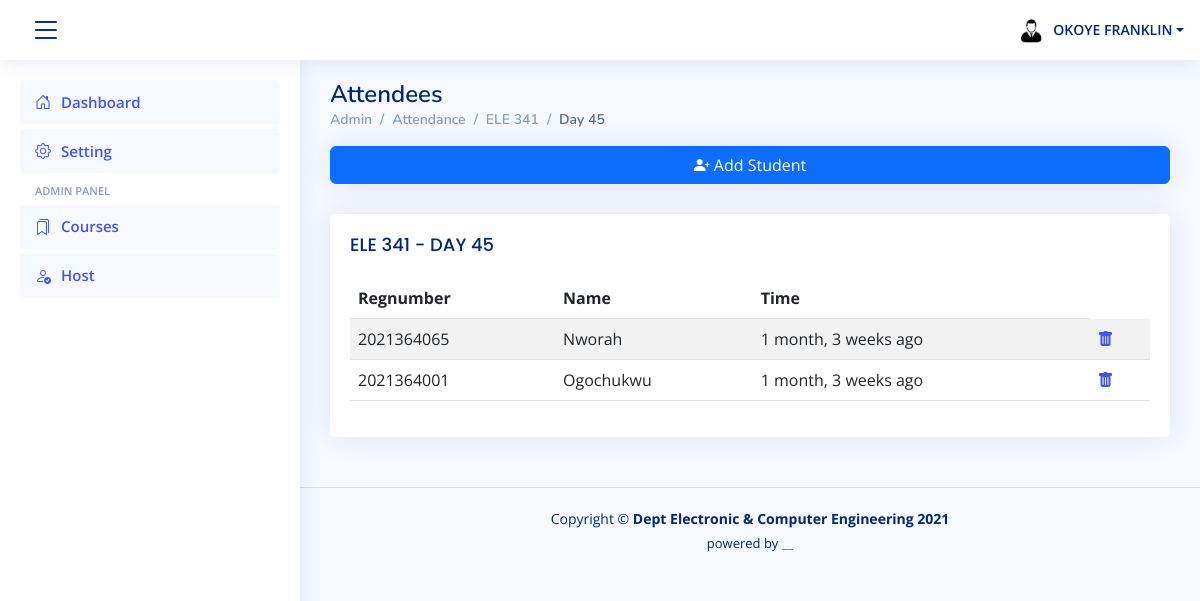
/attendees/9/ (signed in), run on the app's committed database.
### attendance/models.py (models this page shows, shortened)
class Attendance(models.Model):
    course = models.ForeignKey(Course, on_delete=models.CASCADE, default=None)
    day_number = models.PositiveIntegerField(default=0)
    start_date = models.DateField(auto_now=True)
    start_time = models.TimeField(auto_now=True)
    active = models.BooleanField(default=False)
    class Meta:
        unique_together = ['course', 'day_number']

class Course(models.Model):
    name_choices = settings.COURSE_LIST
    name = models.CharField(max_length=255, choices=name_choices, unique=True)
    def __str__(self):
        return self.name

class Attendee(models.Model):
    attendance = models.ForeignKey(Attendance, on_delete=models.CASCADE, default=None)
    user = models.ForeignKey(User, on_delete=models.CASCADE, default=None)
    signed_time = models.DateTimeField(auto_now=True)
    class Meta:
        unique_together = ['attendance', 'user']

### attendance/views.py (the view)
# urls.py: path('attendees/<int:pk>/', AttendeeList, name='attendee_list'),
def AttendeeList(request, pk):
    attendance = Attendance.objects.get(pk=pk)
    attendee = Attendee.objects.filter(attendance_id=pk).order_by('signed_time')
    student = Student.objects.get(reg_number=request.user)
    sex = {'M':'male'}.get(student.sex) # the need for the profile picture
    context = {'attendee':attendee, 'attendance':attendance, 'sex':sex}
    return render(request, template_name='attendee_list.html', context=context)

### templates/attendee_list.html (shortened to what this page needs)
{% extends "partials/base.html" %}
{%load humanize %}
{% block content %}
<main id="main" class="main">
    <div class="pagetitle">
      <h1>Attendees</h1>
      <nav>
        <ol class="breadcrumb">
          <li class="breadcrumb-item"><a href="{% url 'dashboard' %}">Admin</a></li>
          <li class="breadcrumb-item"><a href="{% url 'attendance_list' attendance.course.id %}">Attendance</a></li>
          <li class="breadcrumb-item">{{attendance.course.name}}</li>
          <li class="breadcrumb-item active">Day {{attendance.day_number}}</li>
        </ol>
      </nav>
    </div>
        <div class="card">
            <button type="button" class="btn btn-primary" data-bs-toggle="modal" data-bs-target="#verticalycentered">
                <i class="bi bi-person-plus-fill" ></i> Add Student
            </button>
        </div>
{% if attendee %}
<section class="section">
  <div class="row">
    <div class="col-lg-12">
    <div class="card">
        <div class="card-body">
          <h5 class="card-title"> {{attendance.course}} - DAY {{attendance.day_number}} </h5>
          <table class="table table-striped">
            <thead>
              <tr>
                <th scope="col">Regnumber</th>
                <th scope="col">Name</th>
                <th scope="col">Time</th>
              </tr>
            </thead>
            <tbody>
            {% for student in attendee %}
              <tr>
                <td>{{student.user.username}}</td>
                <td>{{student.user.first_name|title}}</td>
                <td> {{student.signed_time|naturaltime}} </td>
                <td><a href="{% url 'attendee_delete' student.id %}"><i class="bi bi-trash-fill"></i></a></td>
              </tr>
            {% endfor %}
            </tbody>
          </table>
        </div>
      </div>
    </div>
  </div>
</div>
    {%endif%}
{% endblock %}

### templates/partials/base.html (shortened to what this page needs)
{% load static %}
{% load humanize %}
<!DOCTYPE html>
<html lang="en">
<head>
  <link href="{% static 'assets/vendor/bootstrap/css/bootstrap.min.css' %}" rel="stylesheet">
  <link href="{% static 'assets/vendor/bootstrap-icons/bootstrap-icons.css' %}" rel="stylesheet">
  <link href="{% static 'assets/css/style.css' %}" rel="stylesheet">
</head>
<body>
  <header id="header" class="header fixed-top d-flex align-items-center">
    <div class="d-flex align-items-center justify-content-between">
      <i class="bi bi-list toggle-sidebar-btn"></i>
    </div>
    <nav class="header-nav ms-auto">
      <ul class="d-flex align-items-center">
        {% if request.user.is_authenticated %}
        <li class="nav-item dropdown pe-3">
          <a class="nav-link nav-profile d-flex align-items-center pe-0" href="#" data-bs-toggle="dropdown">
            {% if sex %}
            <img src="{% static 'assets/img/male.jpg' %}" alt="Profile" class="rounded-circle">
            {% else %}
            <img src="{% static 'assets/img/female.jpg' %}" alt="Profile" class="rounded-circle">
            {%endif%}
            <span class="d-md-block dropdown-toggle ps-2">{{request.user.first_name|upper }} {{request.user.last_name|upper}}</span>
          </a>
        </li>
      </ul>
      {% else %}
      <div class="d-flex align-items-center ">
        <div class="logo  text-center">
          <span class=" d-lg-block " style="padding-left:20px"><a href="{%url 'login'%}">Login</a></span>
        </div>
      </div>
      {%endif%}
    </nav>
  </header>
  <aside id="sidebar" class="sidebar">
    <ul class="sidebar-nav" id="sidebar-nav">
      <li class="nav-item">
        <a class="nav-link " href="{% url 'dashboard' %}">
          <i class="bi bi-house-door"></i>
          <span>Dashboard</span>
        </a>
      </li>
      <li class="nav-item">
        <a class="nav-link " href="{% url 'setting' %}">
          <i class="bi bi-gear"></i>
          <span>Setting</span>
        </a>
      </li>
      <li class="nav-heading">Admin panel</li>
      <li class="nav-item">
        <a class="nav-link " href="{% url 'course_list' %}">
          <i class="bi bi-bookmarks"></i>
          <span>Courses</span>
        </a>
      </li>
      <li class="nav-item">
        <a class="nav-link " href="{% url 'admin_list' %}">
          <i class="bi bi-person-check"></i>
          <span>Host</span>
        </a>
      </li>
    </ul>
  </aside>
      <div id='content'>
        {% block content %}
        {%endblock%}
  <footer id="footer" class="footer">
    <div class="copyright">
      Copyright &copy; <strong><span>Dept Electronic &amp; Computer Engineering 2021
      </span></strong>
    </div>
    <div class="credits">
   powered by <a href="#">__</a>
    </div>
  </footer>
</body>
</html>

### static/assets/css/style.css (style rules this page uses)
:root { scroll-behavior: smooth; }
body { font-family: "Open Sans", sans-serif; background: #f6f9ff; color: #444444; }
a { color: #4154f1; text-decoration: none; }
h1, h2, h3, h4, h5, h6 { font-family: "Nunito", sans-serif; }
#main { margin-top: 60px; padding: 20px 30px; transition: all 0.3s; }
.pagetitle { margin-bottom: 10px; }
.pagetitle h1 { font-size: 24px; margin-bottom: 0; font-weight: 600; color: #012970; }
.card { margin-bottom: 30px; border: none; border-radius: 5px; box-shadow: 0px 0 30px rgba(1, 41, 112, 0.1); }
.card-title { padding: 20px 0 15px 0; font-size: 18px; font-weight: 500; color: #012970; font-family: "Poppins", sans-serif; }
.card-body { padding: 0 20px 20px 20px; }
.breadcrumb { font-size: 14px; font-family: "Nunito", sans-serif; color: #899bbd; font-weight: 600; }
.breadcrumb a { color: #899bbd; transition: 0.3s; }
.breadcrumb .breadcrumb-item::before { color: #899bbd; }
.breadcrumb .active { color: #51678f; font-weight: 600; }
.header { transition: all 0.5s; z-index: 997; height: 60px; box-shadow: 0px 2px 20px rgba(1, 41, 112, 0.1); background-color: #fff; padding-left: 20px; }
.header .toggle-sidebar-btn { font-size: 32px; padding-left: 10px; cursor: pointer; color: #012970; }
.header-nav ul { list-style: none; }
.header-nav>ul { margin: 0; padding: 0; }
.header-nav .nav-profile { color: #012970; }
.header-nav .nav-profile img { max-height: 36px; }
.header-nav .nav-profile span { font-size: 14px; font-weight: 600; }
.sidebar { position: fixed; top: 60px; left: 0; bottom: 0; width: 300px; z-index: 996; transition: all 0.3s; padding: 20px; overflow-y: auto; scrollbar-width: thin; scrollbar-color: #aab7cf transparent; box-shadow: 0px 0px 20px rgba(1, 41, 112, 0.1); background-color: #fff; }
@media (min-width: 1200px) { #main, #footer { margin-left: 300px; } }
.sidebar-nav { padding: 0; margin: 0; list-style: none; }
.sidebar-nav li { padding: 0; margin: 0; list-style: none; }
.sidebar-nav .nav-item { margin-bottom: 5px; }
.sidebar-nav .nav-heading { font-size: 11px; text-transform: uppercase; color: #899bbd; font-weight: 600; margin: 10px 0 5px 15px; }
.sidebar-nav .nav-link { display: flex; align-items: center; font-size: 15px; font-weight: 600; color: #4154f1; transition: 0.3; background: #f6f9ff; padding: 10px 15px; border-radius: 4px; }
.sidebar-nav .nav-link i { font-size: 16px; margin-right: 10px; color: #4154f1; }
.footer { padding: 20px 0; font-size: 14px; transition: all 0.3s; border-top: 1px solid #cddfff; }
.footer .copyright { text-align: center; color: #012970; }
.footer .credits { padding-top: 5px; text-align: center; font-size: 13px; color: #012970; }

### data on the page
Attendance: course.name "ELE 341", day_number "45", course "ELE 341"
Attendee: user.username "2021364065", user.first_name "Nworah", signed_time "1 month, 3 weeks ago"
Attendee: user.username "2021364001", user.first_name "Ogochukwu", signed_time "1 month, 3 weeks ago"

### other printed values
{{ request.user.first_name|upper }} "OKOYE"
{{ request.user.last_name|upper }} "FRANKLIN"
